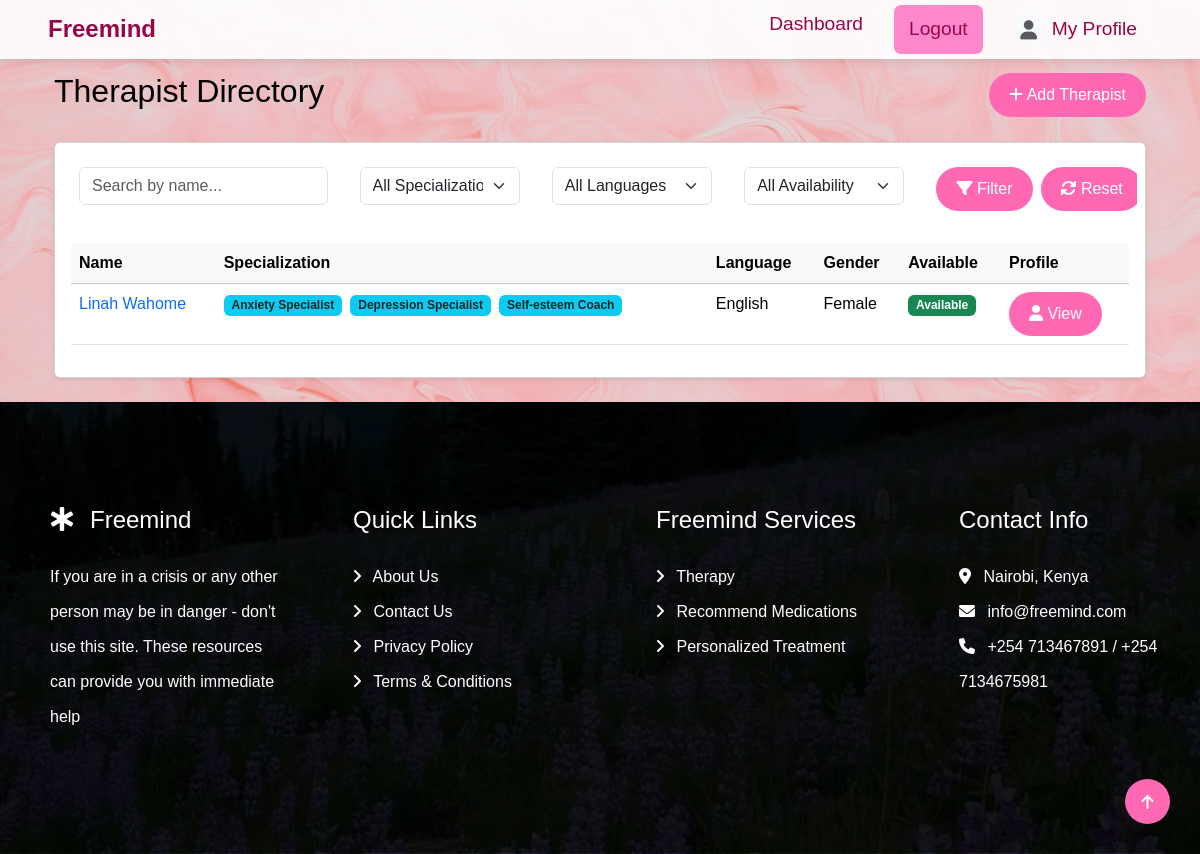
Screenshot of /users/admin/therapists_list/ (signed in) with the database file from the repository.
### users/models.py (models this page shows, shortened)
class Therapist(models.Model):
    user = models.OneToOneField(User, on_delete=models.CASCADE)
    profile_picture = models.ImageField(
        upload_to='therapist_profile_pics/',
        default='default.jpg',
        blank=True,
        null=True
    )
    bio = models.TextField(blank=True, null=True)
    qualifications = models.TextField(blank=True,  # Allows empty string in forms
    null=True,   # Allows NULL in database
    help_text="List your professional degrees, certifications, and qualifications",
    default=""  )
    specializations = models.ManyToManyField(Specialization)
    experience_years = models.PositiveIntegerField(   default=0,  # Add default value
        help_text="Number of years of professional experience")
    language = models.CharField(max_length=50)
    gender = models.CharField(
        max_length=10, choices=[('Male', 'Male'), ('Female', 'Female')]
    )
    available = models.BooleanField(default=True)
    license_number = models.CharField(max_length=50, blank=True,  # Allows empty strings in forms
        null=True,   # Allows NULL in database
        help_text="Professional license/certification number")
    verified = models.BooleanField( default=False,  # All new therapists start unverified
    help_text="Designates whether this therapist has been verified by admin")

class User(AbstractUser):
    ROLE_CHOICES = [
        ('patient', 'Patient'),
        ('therapist', 'Therapist'),
        ('admin', 'Admin'),
    ]
    role = models.CharField(max_length=10, choices=ROLE_CHOICES, default='patient')
    email = models.EmailField(unique=True)
    groups = models.ManyToManyField(Group, related_name="custom_user_groups", blank=True)
    user_permissions = models.ManyToManyField(Permission, related_name="custom_user_permissions", blank=True)
    date_joined = models.DateTimeField(
        ('date joined'),
        default=timezone.now,
        editable=False
    )

class Specialization(models.Model):
    name = models.CharField(max_length=100, unique=True)
    created_at = models.DateTimeField(default=timezone.now, editable=False) # Helpful for auditing
    class Meta:
        ordering = ['name']  # Always show in alphabetical order

### users/views.py (the view)
# urls.py: path('admin/therapists_list/', views.therapist_list, name='therapist_list'),
@login_required
def therapist_list(request):
    therapists = Therapist.objects.all()
    return render(request, "users/therapist_list.html", {"therapists": therapists})

### users/templates/users/therapist_list.html (shortened to what this page needs)
{% extends 'core/base.html' %}
{% block content %}
<div class="container mt-5">
    <div class="d-flex justify-content-between align-items-center mb-4">
        <h2>Therapist Directory</h2>
        {% if request.user.is_staff %}
        <a href="{% url 'add_therapist' %}" class="btn btn-primary">
            <i class="fas fa-plus"></i> Add Therapist
        </a>
        {% endif %}
    </div>
    <div class="card shadow-sm">
        <div class="card-body">
            <form method="get" class="mb-4">
                <div class="row g-3">
                    <div class="col-md-3">
                        <input type="text" name="search" class="form-control" placeholder="Search by name..."
                               value="{{ request.GET.search }}">
                    </div>
                    <div class="col-md-2">
                        <select name="specialization" class="form-select">
                            <option value="">All Specializations</option>
                        </select>
                    </div>
                    <div class="col-md-2">
                        <select name="language" class="form-select">
                            <option value="">All Languages</option>
                        </select>
                    </div>
                    <div class="col-md-2">
                        <select name="available" class="form-select">
                            <option value="">All Availability</option>
                        </select>
                    </div>
                    <div class="col-md-3 d-flex">
                        <button type="submit" class="btn btn-primary me-2">
                            <i class="fas fa-filter"></i> Filter
                        </button>
                        <a href="{% url 'therapist_list' %}" class="btn btn-outline-secondary">
                            <i class="fas fa-sync-alt"></i> Reset
                        </a>
                    </div>
                </div>
            </form>
            <div class="table-responsive">
                <table class="table table-hover">
                    <thead class="table-light">
                        <tr>
                            <th>Name</th>
                            <th>Specialization</th>
                            <th>Language</th>
                            <th>Gender</th>
                            <th>Available</th>
                            <th>Profile</th>
                        </tr>
                    </thead>
                    <tbody>
                        {% for therapist in therapists %}
                        <tr>
                            <td>
                                <a href="{% url 'therapist_detail' therapist.id %}" class="text-decoration-none">
                                    {{ therapist.user.get_full_name|default:therapist.user.username }}
                                </a>
                            </td>
                            <td>
                                {% for spec in therapist.specializations.all %}
                                <span class="badge bg-info text-dark me-1">{{ spec.name }}</span>
                                {% endfor %}
                            </td>
                            <td>{{ therapist.language }}</td>
                            <td>{{ therapist.get_gender_display }}</td>
                            <td>
                                <span class="badge bg-{% if therapist.available %}success{% else %}secondary{% endif %}">
                                    {{ therapist.available|yesno:"Available,Unavailable" }}
                                </span>
                            </td>
                            <td>
                                <a href="{% url 'therapist_detail' therapist.id %}" class="btn btn-sm btn-outline-primary" title="View Profile">
                                    <i class="fas fa-user"></i> View
                                </a>
                            </td>
                        </tr>
                        {% endfor %}
                    </tbody>
                </table>
            </div>
        </div>
    </div>
</div>
{% endblock %}

### static/css/main.css (style rules this page uses)
body { font-family: Arial, sans-serif; display: flex; flex-direction: column; height: 100%; background: linear-gradient(rgba(128, 128, 128, 0.1), rgba(128, 128, 128, 0.1)), url("../img/chat.jpg") no-repeat center center/cover; background-size: cover; color:black; margin: 0; }
:root { --primary-pink: #ff66b2; --dark-pink: #970747; --light-pink: #ff88cc; --white: #ffffff; }
.btn { background-color: #ff69b4; border: none; color: white; padding: 10px 20px; font-size: 16px; border-radius: 30px; transition: all 0.3s ease-in-out; }
.btn-primary { background-color: #ff69b4 !important; border-color: #ff69b4 !important; }
.row { display: flex; flex-wrap: nowrap; overflow-x: hidden; gap: 16px; padding: 8px; scroll-snap-type: x mandatory; -webkit-overflow-scrolling: touch; }

### rows the page displays
Therapist: user.get_full_name "Linah Wahome", language "English", gender "Female", available "Available"
Specialization: name "Anxiety Specialist"
Specialization: name "Depression Specialist"
Specialization: name "Self-esteem Coach"
